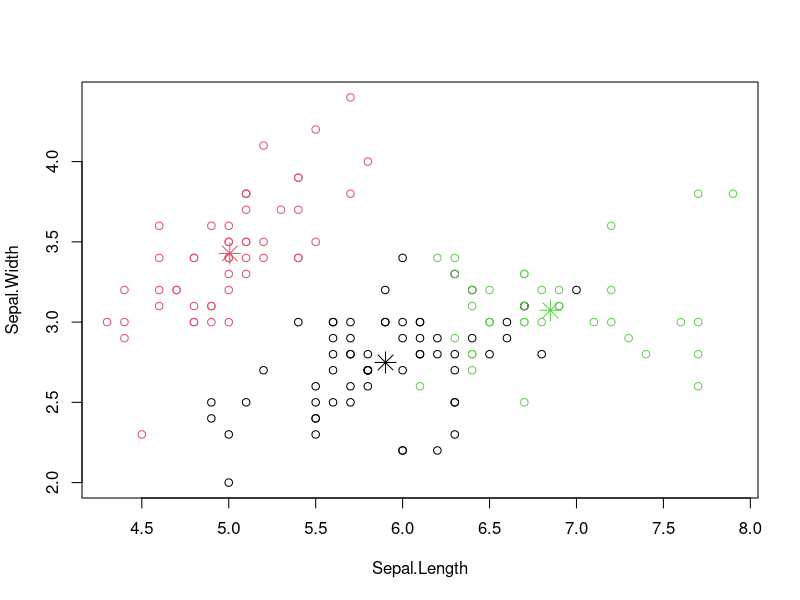
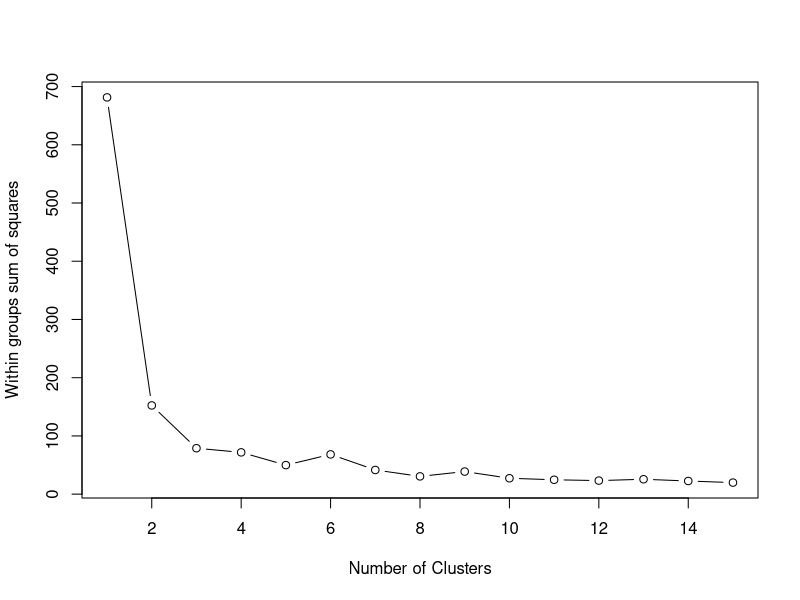

These figures' R source, in order:
#-----------------Kmeans------------------------------

# Import data set
data(iris)

# Set new name
newiris <- iris

# Delete class feature.
newiris$Species <- NULL

# Use Kmean to cluster 3 group
(kc <- kmeans(newiris, 3)) 

# Look at the table comparison 
table(iris$Species, kc$cluster)

# Plot compare Sepal.length and Sepal,width
plot(newiris[c("Sepal.Length", "Sepal.Width")], col=kc$cluster)

# Show centroid for each group
points(kc$centers[,c("Sepal.Length", "Sepal.Width")], col=1:3, pch=8, cex=2)
kc$centers


#determine number of clusters 1-15
wss <- (nrow(newiris)-1)*sum(apply(newiris,2,var))
for (i in 2:15) wss[i] <- sum(kmeans(newiris,
  	centers=i)$withinss)

# Shown plot and finding k optimal
plot(1:15, wss, type="b", xlab="Number of Clusters", ylab="Within groups sum of squares")

# If we used k = 2 groups
(kc <- kmeans(newiris, 2)) 
table(iris$Species, kc$cluster)
#-----------------------------------------------------
